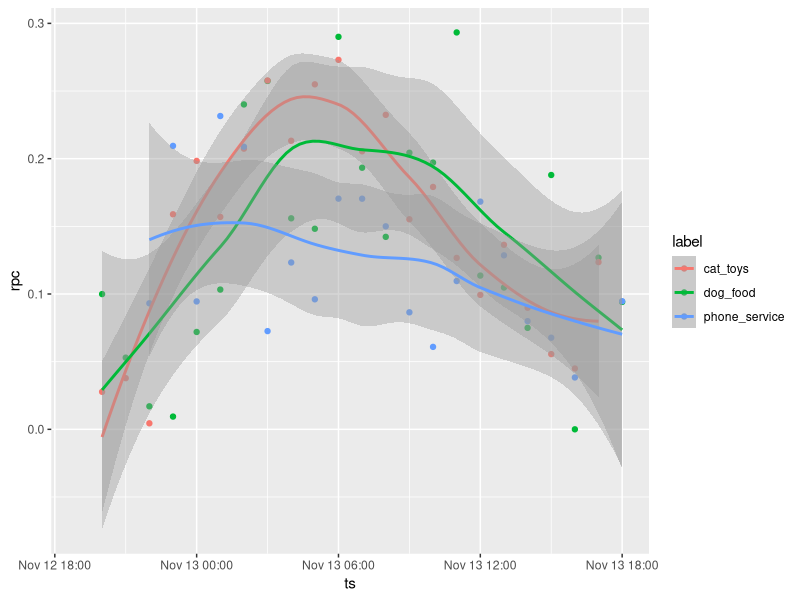

Here is the R script that generated this plot:
#Define Data for Time Series Modeling Example

library(lubridate)
library(ggplot2)

#Function to Generate Cyclic Data with Noise
cyclic_data <- function(t, amplitude = 1, ave_value = 0, s_noise = 0, shift = 0) {
  c <- ave_value + amplitude * sin(2 * pi * (t - shift) / 24)
  c + rnorm(n = length(t), mean = 0, sd = s_noise)
}

#Function to Generate Click/Volume-like Data
vol_ts <- function(t, amplitude = 9000, ave_value = 8000, s_noise = 2000, shift = 7) {
  r <- cyclic_data(t, amplitude, ave_value, s_noise, shift)
  r <- round(r, digits = 0)
  pmax(r, 0)
}

#Function to Generate Revenue Data
rev_ts <- function(t, amplitude = 0.1, ave_value = 0.15, s_noise = 0.05, shift = 7) {
  r <- cyclic_data(t, amplitude, ave_value, s_noise, shift)
  pmax(r, 0)
}

#Make all data for an Ad
make_ad_data <- function(t, rpc, label) {

  #Repeat label
  label = rep(label, length(t))

  #Timestamps
  ts = round_date(now(), unit = "hour") + hours(t - max(t))

  #Get clicks
  clicks <- vol_ts(t)
  rpc <- ifelse(clicks > 0, rpc, NA)
  total_rev <- round(rpc * clicks, digits = 2)

  #Generate some garbage impression data
  imps <- 10*vol_ts(t, s_noise = 10000) #garbage
  rpi <- ifelse(imps > 0, total_rev / imps, NA)

  #Return all
  data.frame(label, ts, t, clicks, imps, rpc, rpi, total_rev)
}

#Define Timeseries
ndays = 1
t = 1:(24*ndays)

#Ad Category 1
rpc <- rev_ts(t)
ad1 <- make_ad_data(t, rpc, label = "dog_food")

#Ad Category 2
rpc <- rev_ts(t, amplitude = 0.09, shift = 5)
ad2 <- make_ad_data(t, rpc, "cat_toys")

#Ad Category 3
rpc <- rev_ts(t, amplitude = 0.01, ave_value = 0.12)
ad3 <- make_ad_data(t, rpc, "phone_service")

#Combine
data <- rbind(ad1, ad2, ad3)

#Visualize (just show one day)
ggplot(data = data, aes(ts, rpc, col = label)) +
  geom_point() + geom_smooth()
